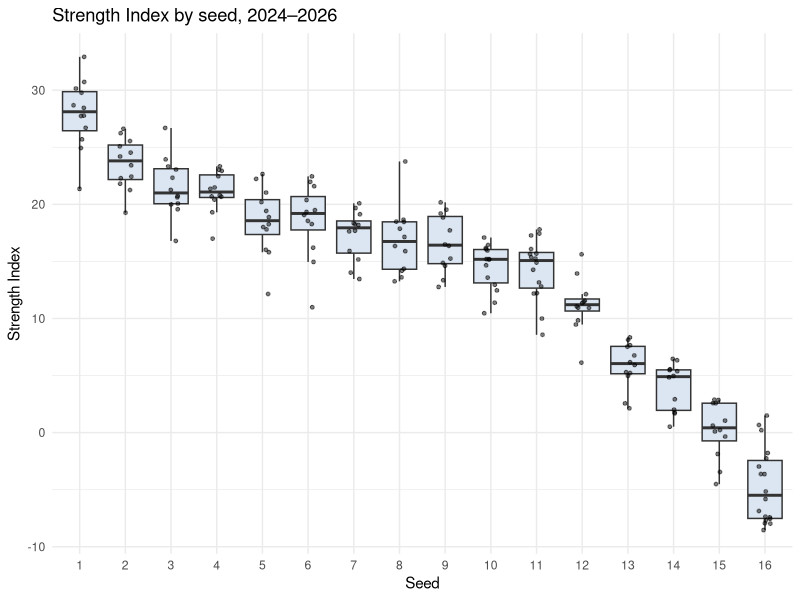
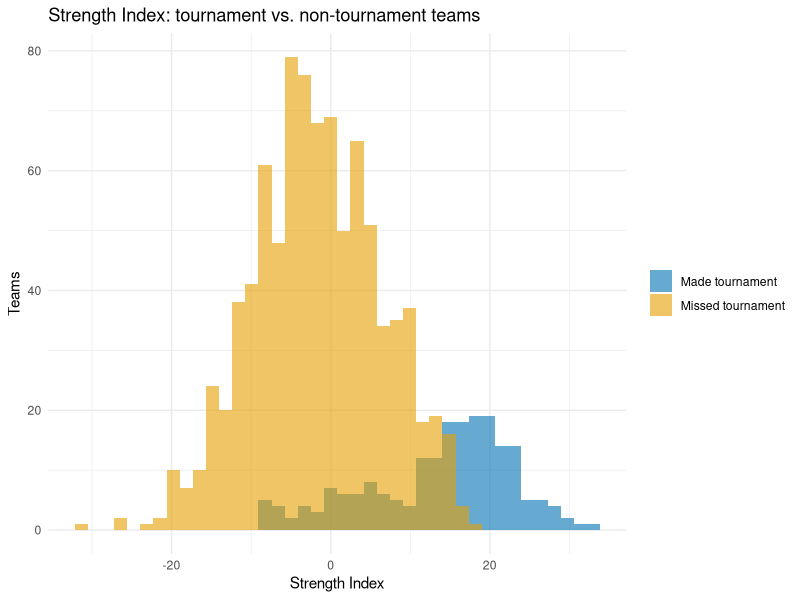

R code for these plots, in order:
library(ggplot2)
library(dplyr)

# load the team stats and the tournament games
teams <- read.csv("data/March_Madness_2024_2026_Key_Stats.csv", fileEncoding = "UTF-8-BOM")
games <- read.csv("data/Tournament_Matchups_2024_2026.csv", fileEncoding = "UTF-8-BOM")

# Get feature datatypes
str(teams)
str(games)

# Data Preprocessing 
## Converts "Elite 8" value in games$Round to "Elite Eight" for consistency 
games$Round[games$Round == "Elite 8"] <- "Elite Eight"

## Add new column for whether team made or missed the tournament
teams$Tournament <- ifelse(is.na(teams$Seed), "Missed tournament", "Made tournament")

## Standardize games$Round values
games$Round <- factor(games$Round, levels = c(
  "First Four", "Round of 64", "Round of 32", "Sweet 16",
  "Elite Eight", "Final Four", "Championship"))

## Convert nominal data to factors - used to get counts 
teams$Year <- factor(teams$Year)
teams$Conference <- factor(teams$Conference)
teams$Seed <- factor(teams$Seed)

games$Season <- factor(games$Season)
games$Round <- factor(games$Round)

# Get summary of datasets
summary(teams)
summary(games)

# Box plot showing Strength Index by seed 
ggplot(filter(teams, !is.na(Seed)), aes(factor(Seed), Strength_Index)) +
  geom_boxplot(fill = "#DCE6F2", outlier.shape = NA) +
  geom_jitter(width = 0.15, size = 1, alpha = 0.5) +
  labs(title = "Strength Index by seed, 2024–2026", x = "Seed", y = "Strength Index") +
  theme_minimal()


# Histogram comparing strength index of teams in tourney vs. not in tourney (seed value is NA)
ggplot(teams, aes(Strength_Index, fill = Tournament)) +
  geom_histogram(bins = 40, alpha = 0.6, position = "identity") +
  scale_fill_manual(values = c("Made tournament" = "#0072B2", "Missed tournament" = "#E69F00")) +
  labs(title = "Strength Index: tournament vs. non-tournament teams", x = "Strength Index", y = "Teams", fill = NULL) +
  theme_minimal()
